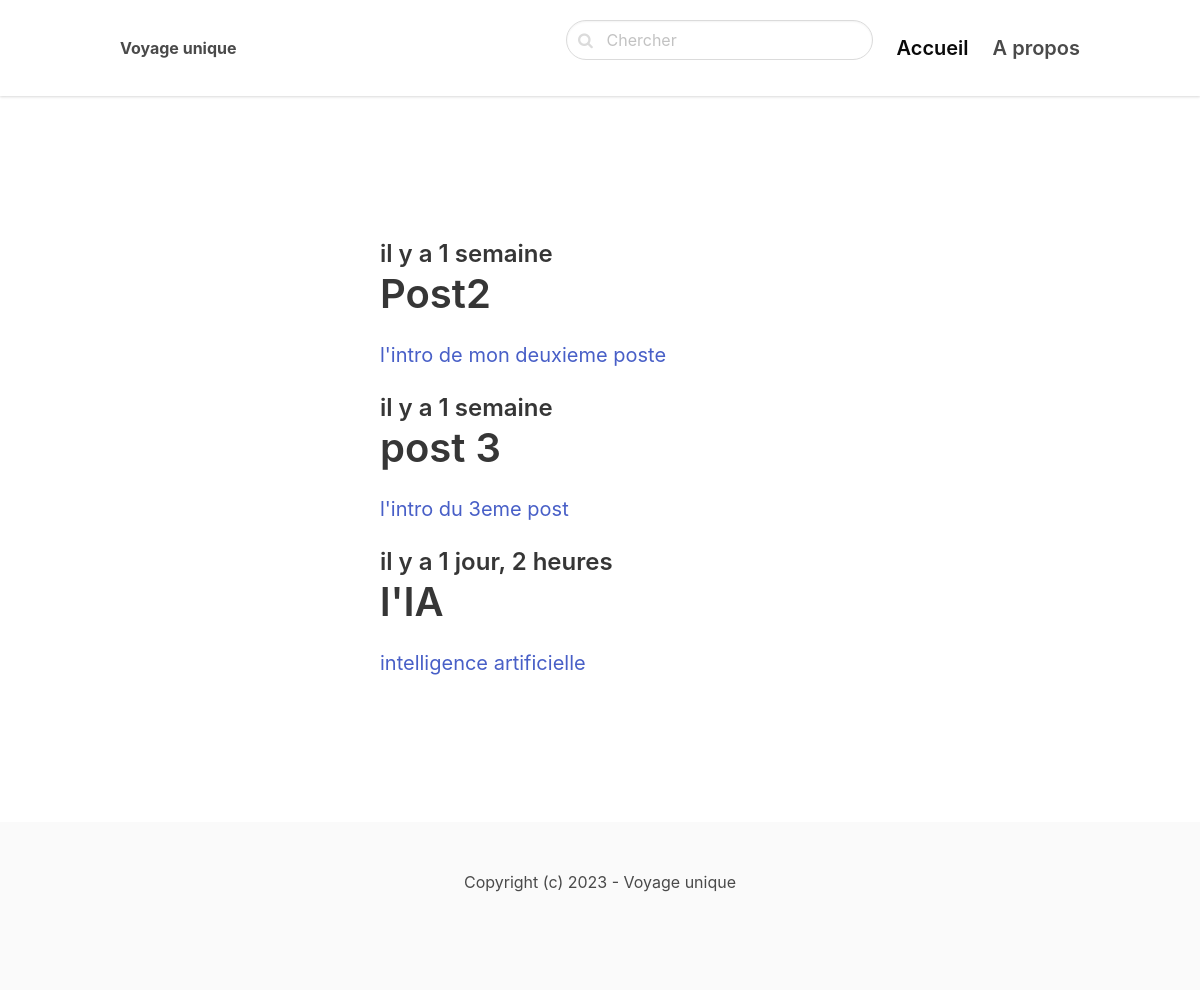
/djano/, run on the app's committed database.
### blog/models.py (models this page shows, shortened)
class Post(models.Model):
    ACTIVE='active'
    DRAFT='draft'
    CHOICES_STATUS= (
        (ACTIVE, "Actif"),
        (DRAFT, 'Inactif')
    )
    category= models.ForeignKey(Category, related_name='posts', on_delete=models.CASCADE)
    title=models.CharField(max_length=255)
    slug=models.SlugField()
    intro=models.TextField()
    body=models.TextField()
    created_at=models.DateTimeField(auto_now_add=True)
    status=models.CharField(max_length=10, choices=CHOICES_STATUS, default=ACTIVE)
    image=models.ImageField(upload_to='uploads/', blank=True, null=True)

### blog/views.py (the view)
# urls.py: path('<slug:slug>/', views.category, name='category_detail'),
def category(request, slug):
    category = get_object_or_404(Category, slug=slug)
    posts = Post.objects.filter(category=category, status=Post.ACTIVE)
    return render(request, 'blog/category.html', {'category': category, 'posts': posts})

### blog/templates/blog/category.html (shortened to what this page needs)
{% extends 'page/base.html'%}
 {% block content%}
    <section class="hero">
        <div class="hero-body">
            <div class="container">
                <section class="section">
                    <div class="columns">
                        <div class="column is-8 is-offset-2">
                         {% for post in posts %}
                            <div class="content is-medium">
                                <a href="{% url 'post_detail' post.category.slug post.slug %}">
                                    <h2 class="subtitle is-4"> il y a {{ post.created_at|timesince }}</h2>
                                    <h1 class="title">{{post.title}}</h1>
                                    <p> {{post.intro}}</p>
                                </a>
                            </div>
                         {% empty %}
                            <div>
                                <p>Il n'y pas encore de poste pour cette catégorie ...</p>
                            </div>
                         {% endfor%}
                        </div>
                    </div>
                </section>
            </div>
        </div>
    </section>
 {% endblock %}

### data on the page
Post: created_at "1 semaine", title "Post2", intro "l'intro de mon deuxieme poste"
Post: created_at "1 semaine", title "post 3", intro "l'intro du 3eme post"
Post: created_at "1 jour, 2 heures", title "l'IA", intro "intelligence artificielle"
